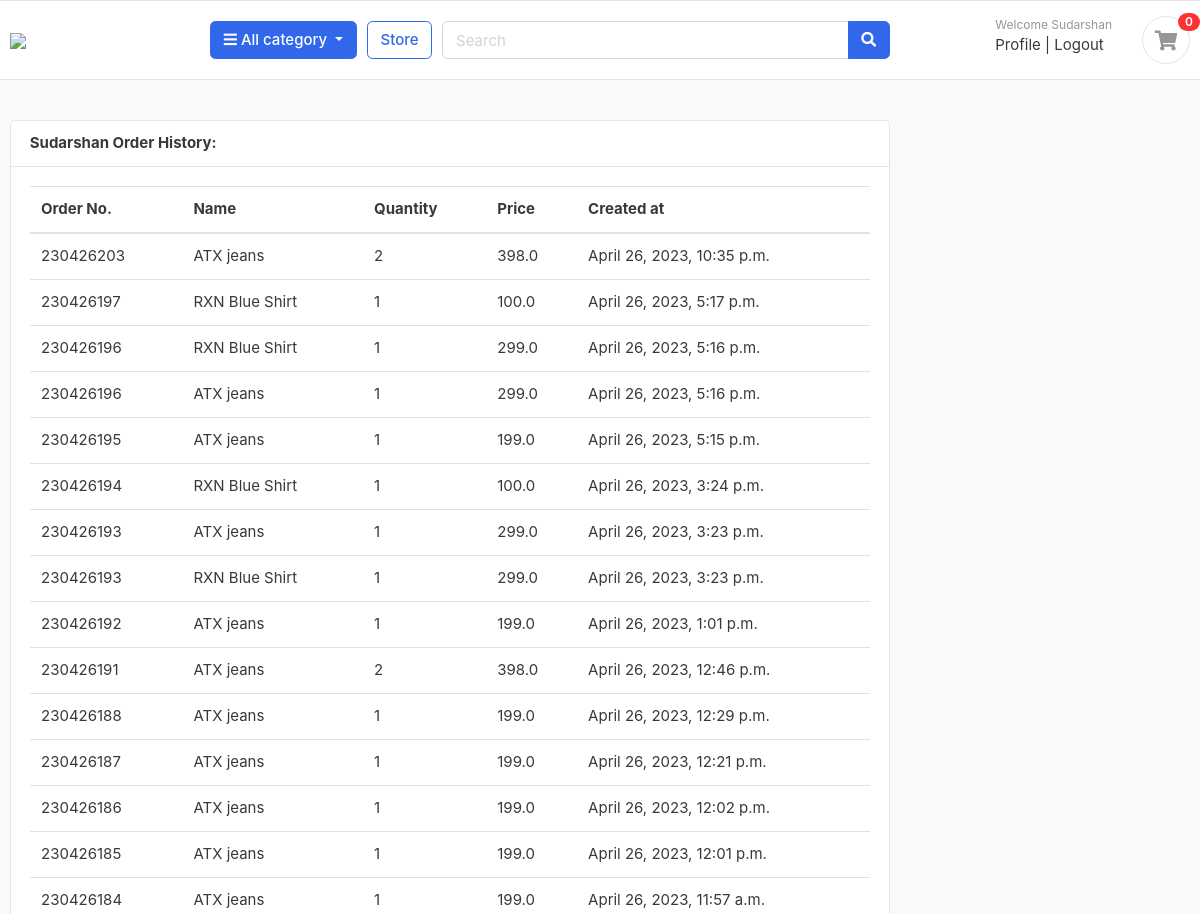
/accounts/my_orders/ (signed in, upper part), run on an earlier commit of the app's database.
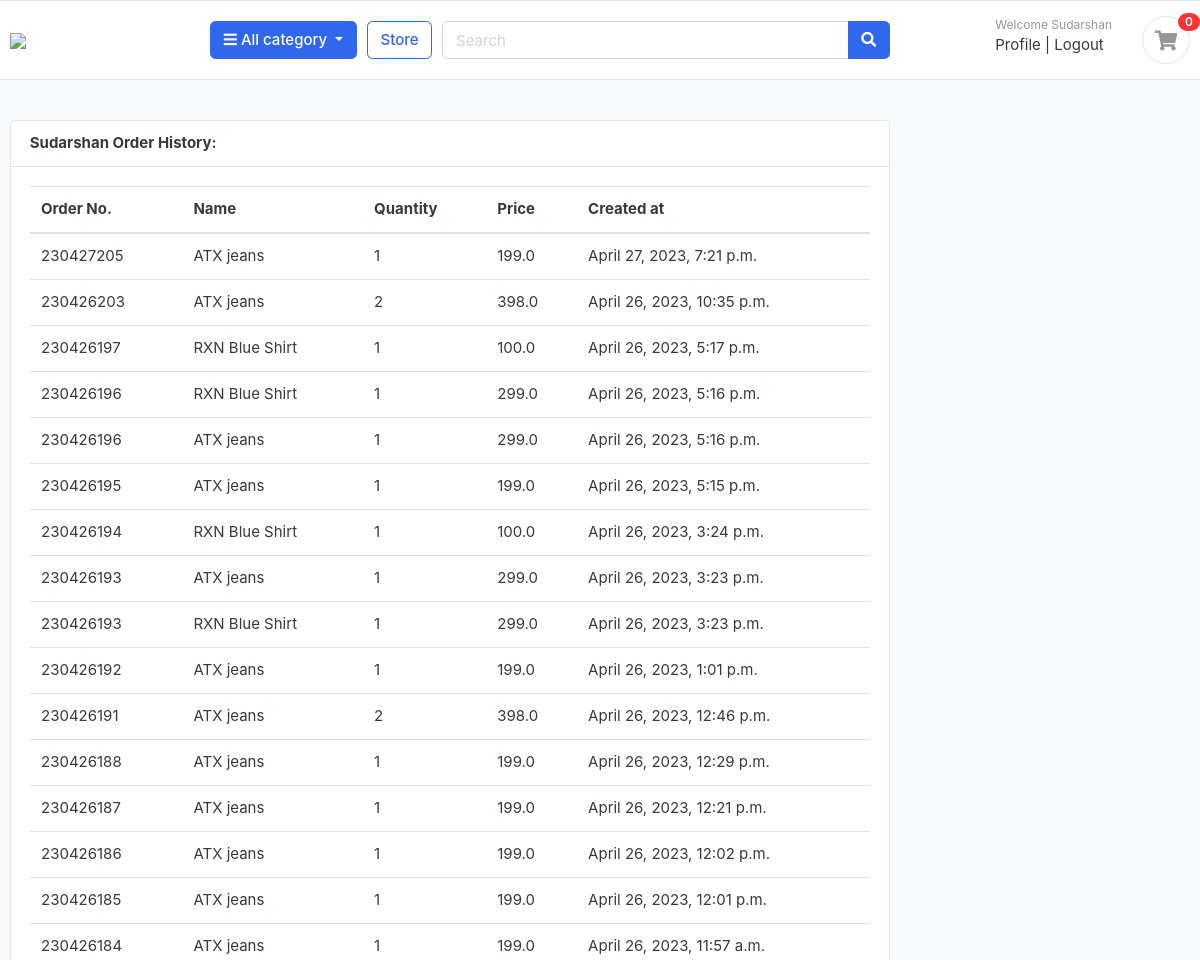
And on a later commit of the database.
### store/models.py (models this page shows, shortened)
class Product(models.Model):
    product_name = models.CharField(max_length=200, unique=True)
    slug = models.SlugField(max_length=200, unique=True)
    description = models.TextField(max_length=500, blank=True)
    price = models.IntegerField()
    images = models.ImageField(upload_to='photos/products')
    stock = models.IntegerField()
    is_available = models.BooleanField(default=True)
    category = models.ForeignKey(Category, on_delete=models.CASCADE)
    created_date = models.DateTimeField(auto_now_add=True)
    modified_date = models.DateTimeField(auto_now=True)

### orders/models.py (models this page shows, shortened)
class Order(models.Model):
    STATUS = (
        ('New', 'New'),
        ('Accepted', 'Accepted'),
        ('Completed', 'Completed'),
        ('Cancelled', 'Cancelled'),
    )
    user = models.ForeignKey(Account, on_delete=models.SET_NULL, null=True)
    payment = models.ForeignKey(Payment, on_delete=models.SET_NULL, null=True, blank=True)
    order_number = models.CharField(max_length=20)
    first_name = models.CharField(max_length=50)
    last_name = models.CharField(max_length=50)
    phone = models.CharField(max_length=15)
    email = models.EmailField(max_length=50)
    address_line_1 = models.CharField(max_length=50)
    address_line_2 = models.CharField(max_length=50, blank=True)
    state = models.CharField(max_length=50)
    city = models.CharField(max_length=50)
    order_note = models.CharField(max_length=100, blank=True)
    order_total = models.FloatField()
    tax = models.FloatField()
    status = models.CharField(max_length=10, choices=STATUS, default='New')
    is_ordered = models.BooleanField(default=False)
    created_at = models.DateTimeField(auto_now_add=True)
    updated_at = models.DateTimeField(auto_now=True)

### accounts/views.py (the view)
# urls.py: path("my_orders/", views.my_orders, name="my_orders"),
@login_required(login_url="login")
def my_orders(request):
    orders = (
        Order.objects.filter(user=request.user, is_ordered=True)
        .order_by("-order_number")
        .select_related("payment")
    )
    order_products = (
        OrderProduct.objects.filter(order__in=orders)
        .prefetch_related("variations", "product")
        .order_by("-order")
    )
    order_product_details = []
    for order_product in order_products:
        order_product_detail = {
            "order_number": order_product.order.order_number,
            "product_name": order_product.product.product_name,
            "product_quantity": order_product.quantity,
            "price": order_product.order.order_total,
            "created_at": order_product.order.created_at,
        }
        order_product_details.append(order_product_detail)
    context = {"order_product_details": order_product_details, "orders": orders}
    return render(request, "accounts/my_orders.html", context)

### carts/context_processor.py (called while the page is built)
def counter(request):
    cart_count=0
    if 'admin' in request.path:
        return {}
    else:
        try:
            cart=Cart.objects.filter(cart_id=_cart_id(request))
            if request.user.is_authenticated:
                cart_items=CartItem.objects.all().filter(user=request.user)
            else:
                cart_items=CartItem.objects.all().filter(cart=cart[:1])
            for cart_item in cart_items:
                cart_count+=cart_item.quantity
        except Cart.DoesNotExist:
            cart_count=0
    return dict(cart_count=cart_count)

### carts/views.py (called while the page is built)
def _cart_id(request):  # this function will get the cart id and will use that cart id in add_cart function
    cart = request.session.session_key
    if not cart:
        cart = request.session.create()
    return cart

### category/context_processors.py (called while the page is built)
def menu_links(request):
    links=Category.objects.all()
    return dict(links=links)

### category/models.py (called while the page is built)
    def get_url(self):
        return reverse('products_by_categories',args=[self.slug])

### templates/accounts/my_orders.html (shortened to what this page needs)
{% extends 'base.html' %} {% block content %}
<section class="section-conten padding-y bg">
  <div class="container">
    <div class="row">
      <main class="col-md-9">
        <article class="card">
          <header class="card-header">
            <strong class="d-inline-block mr-3">{{request.user.first_name}} Order History:</strong>
          </header>
          <div class="card-body">
            <div class="row">
              <div class="col-md-12">
                <table class="table table-hover">
                    <thead>
                        <tr>
                            <th scope="col">Order No.</th>
                            <th scope="col">Name</th>
                            <th scope="col">Quantity</th>
                            <th scope="col">Price</th>
                            <th scope="col">Created at</th>
                        </tr>
                    </thead>
                    <tbody>
                        {% for order_product_detail in order_product_details %}
                        <tr>
                            <td>{{ order_product_detail.order_number }}</td>
                            <td>{{ order_product_detail.product_name }}</td>
                            <td>{{ order_product_detail.product_quantity }}</td>
                            <td>{{ order_product_detail.price }}</td>
                            <td>{{ order_product_detail.created_at }}</td>
                        </tr>
                        {% endfor %}
                    </tbody>
                </table>
              </div>
            </div>
          </div>
        </article>
      </main>
    </div>
  </div>
</section>
{% endblock %}

What changed in the data, as far as the page shows it:
added Order: order_number "230427205", price "199.0", created_at "April 27, 2023, 7:21 p.m."
Also different on the page:
new list line: "ATX jeans"
new list line: "1"
